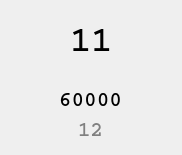
<?xml version="1.0" encoding="UTF-8"?>
<ui version="4.0">
 <class>daytilewidget</class>
 <widget class="QWidget" name="daytilewidget">
  <property name="geometry">
   <rect>
    <x>0</x>
    <y>0</y>
    <width>182</width>
    <height>155</height>
   </rect>
  </property>
  <property name="sizePolicy">
   <sizepolicy hsizetype="Preferred" vsizetype="Preferred">
    <horstretch>0</horstretch>
    <verstretch>0</verstretch>
   </sizepolicy>
  </property>
  <property name="windowTitle">
   <string>Form</string>
  </property>
  <property name="styleSheet">
   <string notr="true">daytilewidget {
	background-color: transparent;
	border: 1px solid black;
}</string>
  </property>
  <widget class="QLabel" name="date">
   <property name="geometry">
    <rect>
     <x>0</x>
     <y>0</y>
     <width>182</width>
     <height>82</height>
    </rect>
   </property>
   <property name="font">
    <font>
     <family>Courier</family>
     <pointsize>26</pointsize>
     <bold>true</bold>
    </font>
   </property>
   <property name="frameShape">
    <enum>QFrame::Shape::NoFrame</enum>
   </property>
   <property name="text">
    <string>11</string>
   </property>
   <property name="textFormat">
    <enum>Qt::TextFormat::PlainText</enum>
   </property>
   <property name="scaledContents">
    <bool>false</bool>
   </property>
   <property name="alignment">
    <set>Qt::AlignmentFlag::AlignCenter</set>
   </property>
   <property name="indent">
    <number>0</number>
   </property>
  </widget>
  <widget class="QLabel" name="revenue">
   <property name="geometry">
    <rect>
     <x>30</x>
     <y>80</y>
     <width>121</width>
     <height>41</height>
    </rect>
   </property>
   <property name="font">
    <font>
     <family>Courier</family>
     <pointsize>16</pointsize>
     <bold>true</bold>
    </font>
   </property>
   <property name="frameShape">
    <enum>QFrame::Shape::NoFrame</enum>
   </property>
   <property name="text">
    <string>60000</string>
   </property>
   <property name="textFormat">
    <enum>Qt::TextFormat::PlainText</enum>
   </property>
   <property name="scaledContents">
    <bool>false</bool>
   </property>
   <property name="alignment">
    <set>Qt::AlignmentFlag::AlignCenter</set>
   </property>
   <property name="indent">
    <number>0</number>
   </property>
  </widget>
  <widget class="QLabel" name="num_transactions">
   <property name="geometry">
    <rect>
     <x>60</x>
     <y>110</y>
     <width>61</width>
     <height>41</height>
    </rect>
   </property>
   <property name="font">
    <font>
     <family>Courier</family>
     <pointsize>16</pointsize>
     <bold>true</bold>
    </font>
   </property>
   <property name="styleSheet">
    <string notr="true">QLabel {
	color: grey;
}</string>
   </property>
   <property name="frameShape">
    <enum>QFrame::Shape::NoFrame</enum>
   </property>
   <property name="text">
    <string>12</string>
   </property>
   <property name="textFormat">
    <enum>Qt::TextFormat::PlainText</enum>
   </property>
   <property name="scaledContents">
    <bool>false</bool>
   </property>
   <property name="alignment">
    <set>Qt::AlignmentFlag::AlignCenter</set>
   </property>
   <property name="indent">
    <number>0</number>
   </property>
  </widget>
 </widget>
 <resources/>
 <connections/>
</ui>
